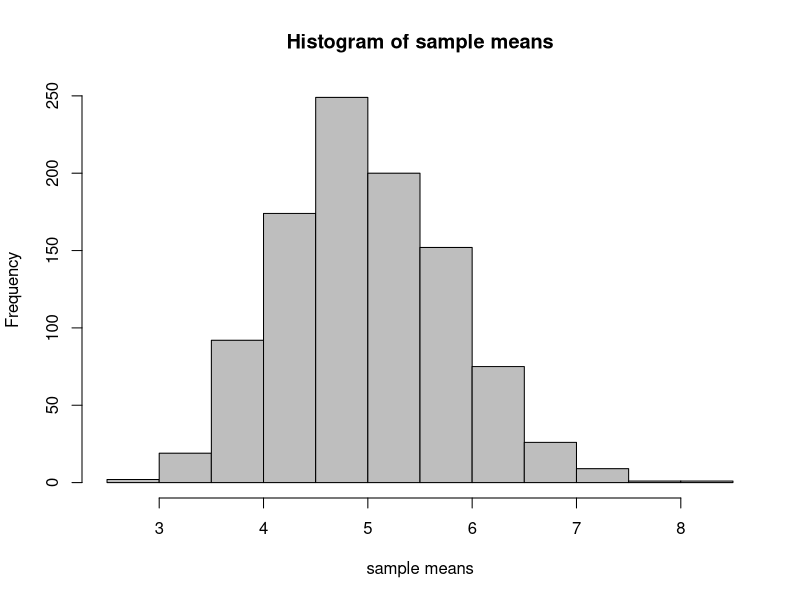
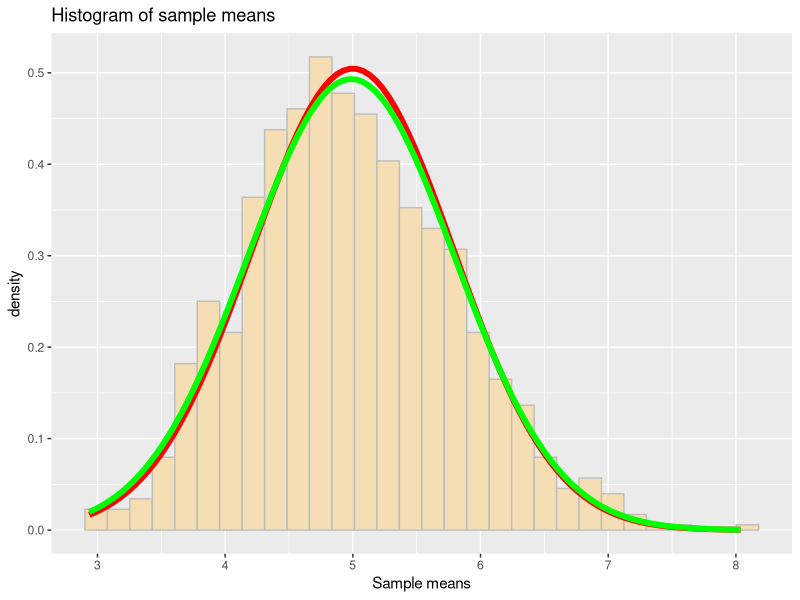

Recreate these plots in R, in order.
## ---- chunk 1
set.seed(1000)
samplemean <- NULL
for (i in 1:1000){
  samplemean <- c(samplemean, mean(rexp(40, rate = 0.2)))
}
hist(samplemean, col = "grey", 
     main = "Histogram of sample means", 
     xlab = "sample means")
## ---- chunk 2
1/0.2
## ---- chunk 3
mean(samplemean)
## ---- chunk 4
(1/0.2)^2/40
## ---- chunk 5
var(samplemean)
## ---- chunk 6
library(ggplot2)
p <- ggplot(data.frame(samplemean), aes(samplemean)) +
  geom_histogram(aes(y = ..density..),  
                 color = "grey", fill = "wheat") +
  labs(title = "Histogram of sample means", x = "Sample means") +
  stat_function(fun = dnorm, color = "red", size = 2,
                args = list(mean = 5, sd = sqrt((1/0.2)^2/40))) +
  stat_function(fun = dnorm, color = "green", size = 2,
                args = list(mean = mean(samplemean), sd = sqrt(var(samplemean))))
print(p)
